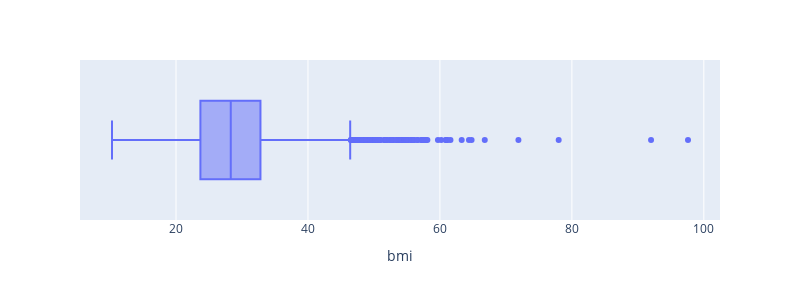

The code cell stored with this chart in its notebook:
### Code cell
# visualizing outliers in BMI column
fig = px.box(data_frame = df,
            x = "bmi",
            width = 800,
            height = 300)
fig.show()

### Figure 1 — Plotly figure (JSON) as saved in the notebook; plotly's stock layout.template omitted (floating-point values rounded to 4 significant figures; data arrays with more than 128 entries replaced by an {"elided": "..."} marker saying what was removed)
{"data": [{"alignmentgroup": "True", "hovertemplate": "bmi=%{x}<extra></extra>", "legendgroup": "", "marker": {"color": "#636efa"}, "name": "", "notched": false, "offsetgroup": "", "orientation": "h", "showlegend": false, "type": "box", "x": {"elided": "5109 float values"}, "x0": " ", "xaxis": "x", "y0": " ", "yaxis": "y"}], "layout": {"boxmode": "group", "height": 300, "legend": {"tracegroupgap": 0}, "margin": {"t": 60}, "width": 800, "xaxis": {"anchor": "y", "domain": [0, 1], "title": {"text": "bmi"}}, "yaxis": {"anchor": "x", "domain": [0, 1]}}}
